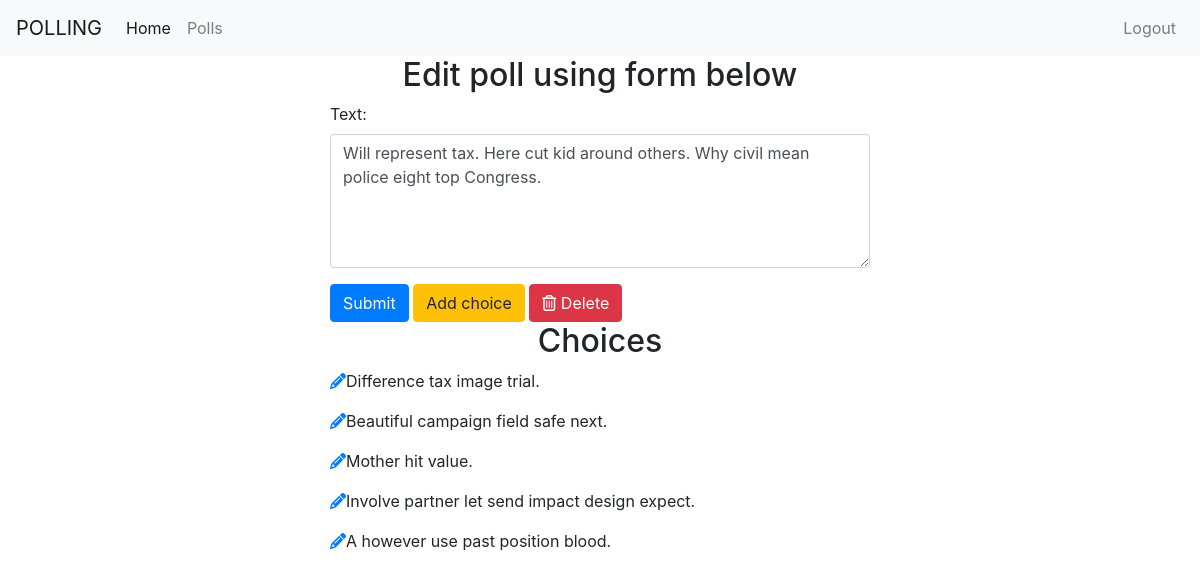
/polls/edit/159 (signed in), run on the app's committed database.
### polls/models.py (models this page shows, shortened)
class Poll(models.Model):
    owner=models.ForeignKey(User,on_delete=models.CASCADE,null=True)
    text=models.CharField(max_length=255)
    pub_date=models.DateField()

class Choice(models.Model):
    poll=models.ForeignKey(Poll,on_delete=models.CASCADE)
    choice_text=models.CharField(max_length=255)

### polls/views.py (the view)
# urls.py: path('edit/<int:poll_id>',views.edit_poll,name="edit_poll"),
@login_required
def edit_poll(request,poll_id):
    poll=get_object_or_404(Poll,id=poll_id)
    if request.user != poll.owner:
        return redirect('/')
    if request.method=='POST':
        form=EditPollForm(request.POST,instance=poll)
        if form.is_valid():
            form.save()
            messages.success(request,"Poll edited successfully!!",extra_tags="alert alert-warning alert-dismissible fade show")
            return redirect('polls:list')
    else:
        form=EditPollForm(instance=poll)
    return render(request,'polls/edit_poll.html',{'form':form,'poll':poll})

### polls/forms.py
class EditPollForm(forms.ModelForm):
    class Meta:
        model=models.Poll
        fields=['text']
        widgets = {
            'text': forms.Textarea(attrs={'class':'form-control','cols': 73, 'rows': 5})
        }

### templates/polls/edit_poll.html (shortened to what this page needs)
{% extends 'base.html' %}
{% block content %}
    <div class="container">
            <h2 class="text-center">Edit poll using form below </h2>
        <div class="row">
            <div class="col-md-6 offset-md-3">
            <form method='post',action=''>
                {% for field in form %}
                    <div class="form-group">
                        {{ field.label_tag}}
                        {{ field }}
                    </div>
                {% endfor %}
                <button type="submit" class="btn btn-primary">Submit</button>
                <a class="btn btn-warning" href="{% url 'polls:add_choice' poll.id  %}" >Add choice</a>
                <a type="button" href="{% url 'polls:delete_poll' poll.id %}" value="delete" class="btn btn-danger"><i class="far fa-trash-alt"></i> Delete</a>
            </form>
            <h2 class="text-center"> Choices </h2>
            {% for choice in poll.choice_set.all %}
            <p><a href="{% url 'polls:edit_choice' choice.id %}" ><i class="fas fa-pencil-alt"></i></a>{{choice.choice_text}}</p>
            {% endfor %}
            </div>
        </div>
    </div>
{% endblock %}

### data on the page
Poll: form "Will represent tax. Here cut kid around others. Why civil mean police eight top Congress."
Choice: choice_text "Difference tax image trial."
Choice: choice_text "Beautiful campaign field safe next."
Choice: choice_text "Mother hit value."
Choice: choice_text "Involve partner let send impact design expect."
Choice: choice_text "A however use past position blood."

### other printed values
{{ field.label_tag }} "Text:"
